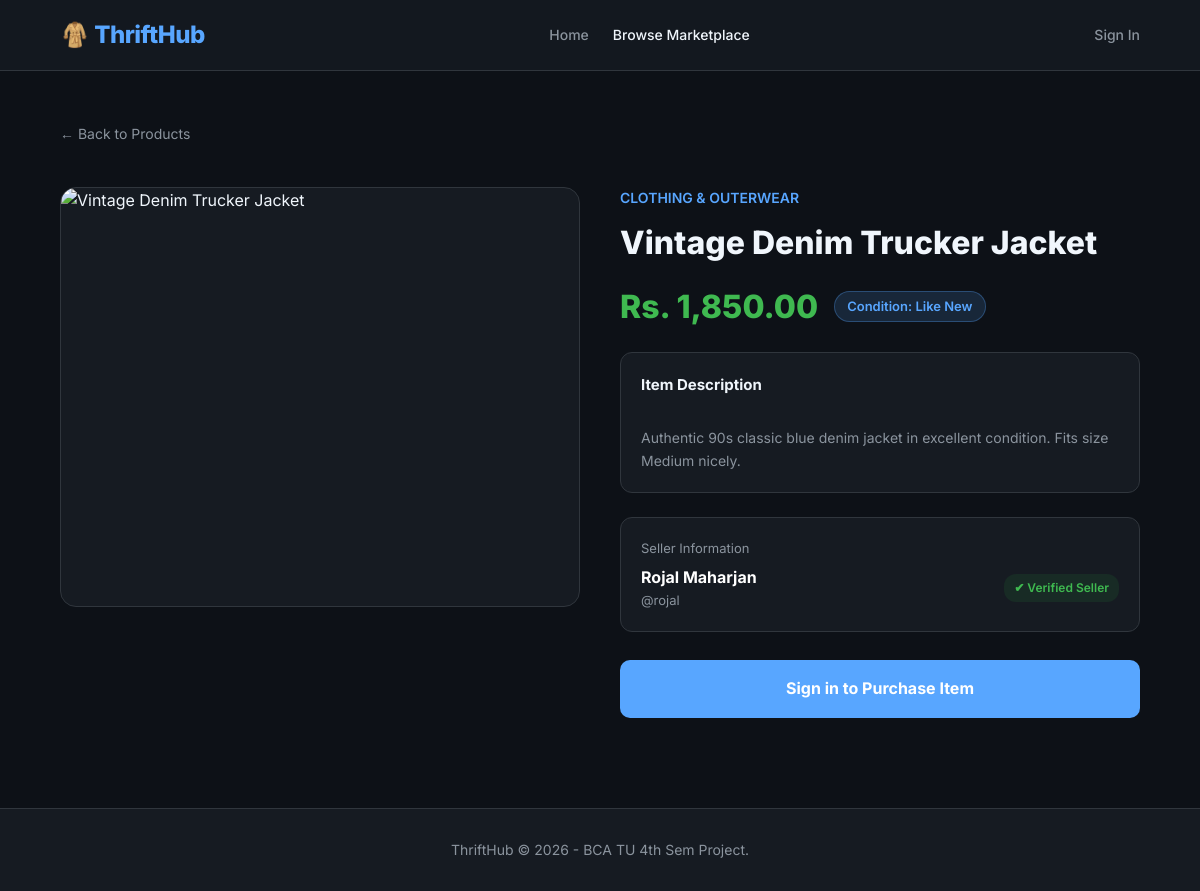
The app's page /product-detail.php?id=1 with its own data.
### tables this page shows
CREATE TABLE `products` (
  `id` INT AUTO_INCREMENT PRIMARY KEY,
  `seller_id` INT NOT NULL,
  `category_id` INT NOT NULL DEFAULT 1,
  `name` VARCHAR(150) NOT NULL,
  `description` TEXT,
  `price` DECIMAL(10,2) NOT NULL,
  `condition_status` ENUM('Brand New', 'Like New', 'Gently Used', 'Well Used') NOT NULL DEFAULT 'Gently Used',
  `stock` INT NOT NULL DEFAULT 1,
  `image` VARCHAR(255) DEFAULT 'default_item.jpg',
  `status` ENUM('active', 'sold', 'archived') NOT NULL DEFAULT 'active',
  `created_at` TIMESTAMP DEFAULT CURRENT_TIMESTAMP,
  FOREIGN KEY (`seller_id`) REFERENCES `users`(`id`) ON DELETE CASCADE
);

CREATE TABLE `categories` (
  `id` INT AUTO_INCREMENT PRIMARY KEY,
  `name` VARCHAR(50) NOT NULL,
  `slug` VARCHAR(50) NOT NULL UNIQUE,
  `icon` VARCHAR(50) DEFAULT '🏷️'
);

CREATE TABLE `users` (
  `id` INT AUTO_INCREMENT PRIMARY KEY,
  `full_name` VARCHAR(100) NOT NULL,
  `username` VARCHAR(50) NOT NULL UNIQUE,
  `email` VARCHAR(100) NOT NULL UNIQUE,
  `password` VARCHAR(255) NOT NULL,
  `balance` DECIMAL(10,2) NOT NULL DEFAULT 5000.00,
  `role` ENUM('user', 'admin') NOT NULL DEFAULT 'user',
  `created_at` TIMESTAMP DEFAULT CURRENT_TIMESTAMP
);

### product-detail.php (the view, shortened to what this page needs)
<?php
require 'db.php';
$id = intval($_GET['id'] ?? 0);
$stmt = $conn->prepare("SELECT p.*, c.name as category_name, u.full_name as seller_name, u.username as seller_username, u.email as seller_email FROM products p JOIN categories c ON p.category_id = c.id JOIN users u ON p.seller_id = u.id WHERE p.id = ?");
$stmt->bind_param("i", $id);
$stmt->execute();
$res = $stmt->get_result();
$product = $res->fetch_assoc();
$img = !empty($product['image']) && file_exists(__DIR__ . '/uploads/' . $product['image']) ? 'uploads/' . $product['image'] : 'https://images.unsplash.com/photo-1542291026-7eec264c27ff?w=500';
$is_logged_in = isset($_SESSION['user_id']);
$user_id = $_SESSION['user_id'] ?? 0;
$is_own_item = $is_logged_in && ($user_id == $product['seller_id']);
?>
<!DOCTYPE html>
<html lang="en">
<head>
    <link rel="stylesheet" href="style.css">
</head>
<body>
<nav class="navbar">
    <div class="container nav-container">
        <a href="index.php" class="brand">🧥 ThriftHub</a>
        <ul class="nav-links">
            <li><a href="index.php" class="nav-link">Home</a></li>
            <li><a href="products.php" class="nav-link active">Browse Marketplace</a></li>
        </ul>
        <div class="nav-actions">
            <?php if ($is_logged_in) { ?>
                <a href="dashboard.php?page=add_product" class="nav-link" style="background:var(--green); color:white; padding:8px 16px; border-radius:8px; font-weight:600;">+ Sell Thrift Item</a>
            <?php } else { ?>
                <a href="login.php" class="nav-link">Sign In</a>
            <?php } ?>
        </div>
    </div>
</nav>
<div class="container" style="padding: 50px 0;">
    <a href="products.php" style="color:var(--muted); font-size:14px;">&larr; Back to Products</a>
    <div class="detail-grid">
        <div class="detail-img-box">
            <img src="<?= $img ?>" class="detail-img" alt="<?= htmlspecialchars($product['name']) ?>" onerror="this.src='https://images.unsplash.com/photo-1523275335684-37898b6baf30?w=500';">
        </div>
        <div class="detail-info">
            <div style="font-size:14px; color:var(--blue); font-weight:600; text-transform:uppercase; margin-bottom:8px;">
                <?= htmlspecialchars($product['category_name']) ?>
            </div>
            <h1 style="font-size:32px; font-weight:800; margin-bottom:12px;"><?= htmlspecialchars($product['name']) ?></h1>
            <div style="display:flex; align-items:center; gap:16px; margin-bottom:20px;">
                <span style="font-size:32px; font-weight:800; color:#3fb950;">Rs. <?= number_format($product['price'], 2) ?></span>
                <span style="background:rgba(88,166,255,0.15); color:var(--blue); border:1px solid rgba(88,166,255,0.3); padding:4px 12px; border-radius:20px; font-size:13px; font-weight:600;">
                    Condition: <?= htmlspecialchars($product['condition_status']) ?>
                </span>
            </div>
            <div style="background:var(--surface); border:1px solid var(--border); padding:20px; border-radius:12px; margin-bottom:24px;">
                <h3 style="font-size:15px; margin-bottom:8px; color:var(--white);">Item Description</h3>
                <p style="color:var(--muted); font-size:14px; white-space:pre-line;">
                    <?= !empty($product['description']) ? htmlspecialchars($product['description']) : 'No detailed description provided by the seller.' ?>
                </p>
            </div>
            <div style="background:var(--surface); border:1px solid var(--border); padding:20px; border-radius:12px; margin-bottom:28px;">
                <div style="font-size:13px; color:var(--muted); margin-bottom:6px;">Seller Information</div>
                <div style="display:flex; align-items:center; justify-content:space-between;">
                    <div>
                        <strong style="font-size:16px; color:white;"><?= htmlspecialchars($product['seller_name']) ?></strong>
                        <div style="color:var(--muted); font-size:13px;">@<?= htmlspecialchars($product['seller_username']) ?></div>
                    </div>
                    <span style="background:rgba(35,134,54,0.15); color:#3fb950; padding:4px 10px; border-radius:12px; font-size:12px; font-weight:600;">✔ Verified Seller</span>
                </div>
            </div>
            <?php if ($product['stock'] <= 0 || $product['status'] !== 'active') { ?>
                <div style="background:rgba(248,81,73,0.15); color:var(--red); padding:16px; border-radius:10px; text-align:center; font-weight:700; border:1px solid rgba(248,81,73,0.3);">
                    ❌ Sold Out / Unavailable
                </div>
            <?php } elseif ($is_own_item) { ?>
                <div style="background:rgba(210,153,34,0.15); color:var(--amber); padding:16px; border-radius:10px; text-align:center; font-weight:600; border:1px solid rgba(210,153,34,0.3);">
                    ℹ️ You listed this item for sale.
                </div>
            <?php } else { ?>
                <a href="login.php" style="display:block; text-align:center; padding:16px; background:var(--blue); color:white; border-radius:10px; font-size:16px; font-weight:700;">
                    Sign in to Purchase Item
                </a>
            <?php } ?>
        </div>
    </div>
</div>
<footer class="footer">
    <div class="container">
        ThriftHub &copy; <?= date('Y') ?> - BCA TU 4th Sem Project.
    </div>
</footer>
</body>
</html>

### style.css (style rules this page uses)
* { box-sizing: border-box; margin: 0; padding: 0; }
:root { --bg: #0d1117; --surface: #161b22; --surface-card: #1c2128; --border: #30363d; --blue: #58a6ff; --blue-gradient: linear-gradient(135deg, #2563eb, #7c3aed); --green: #238636; --red: #f85149; --muted: #8b949e; --white: #f0f6fc; }
body { font-family: 'Inter', system-ui, sans-serif; background-color: var(--bg); color: var(--white); line-height: 1.6; min-height: 100vh; display: flex; flex-direction: column; }
a { text-decoration: none; color: inherit; }
.navbar { background: rgba(22, 27, 34, 0.85); backdrop-filter: blur(12px); border-bottom: 1px solid var(--border); position: sticky; top: 0; z-index: 100; padding: 16px 0; }
.container { width: 90%; max-width: 1200px; margin: 0 auto; }
.nav-container { display: flex; align-items: center; justify-content: space-between; }
.brand { font-size: 24px; font-weight: 800; color: var(--blue); display: flex; align-items: center; gap: 8px; letter-spacing: -0.5px; }
.nav-links { display: flex; align-items: center; gap: 24px; list-style: none; }
.nav-link { font-size: 14px; font-weight: 500; color: var(--muted); transition: color 0.2s; }
.nav-link:hover, .nav-link.active { color: var(--white); }
.nav-actions { display: flex; align-items: center; gap: 14px; }
.detail-grid { display: grid; grid-template-columns: 1fr 1fr; gap: 40px; margin: 40px 0; }
.detail-img-box { background: var(--surface); border: 1px solid var(--border); border-radius: 16px; overflow: hidden; height: 420px; }
.detail-img { width: 100%; height: 100%; object-fit: cover; }
.detail-info { display: flex; flex-direction: column; }
.footer { margin-top: auto; background: var(--surface); border-top: 1px solid var(--border); padding: 30px 0; text-align: center; color: var(--muted); font-size: 14px; }

### records on screen
products: category.name "CLOTHING & OUTERWEAR", name "Vintage Denim Trucker Jacket", price "1,850.00", condition_status "Like New", description "Authentic 90s classic blue denim jacket in excellent condition. Fits size Medium nicely.", seller.full_name "Rojal Maharjan", seller.username "rojal"
